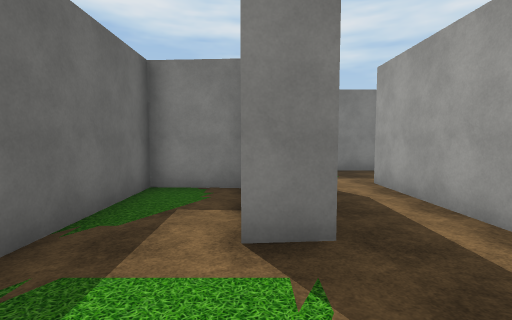
view 1 (above)

15 first-person views from a walk through a scene from a Unity 3-D project. The camera is 1.5 m above the floor, tilts 4° down and sees 85° across. The floor is counted in squares, 2 m on a side. Each view is taken from the middle of a square. On the plan, view 1 faces up. The plan holds only what a view shows up to about 10 squares ahead; the rest is blank. The place goes on beyond the plan. The player character is not drawn. Some animated figures are not drawn. Some surface patterns are stand-ins.

view 2
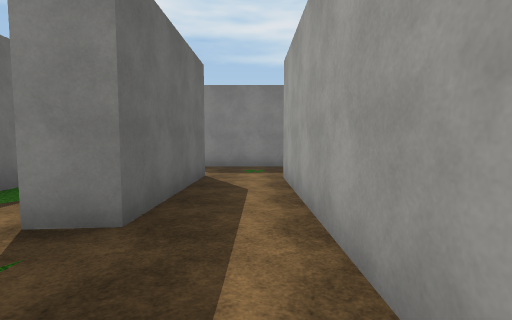

view 3
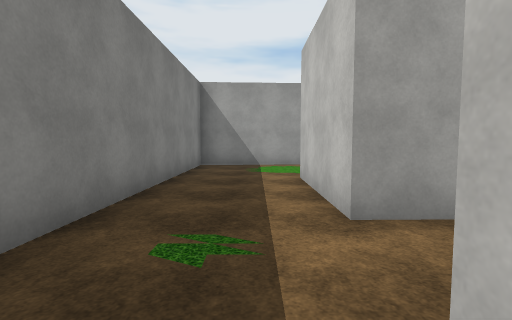

view 4
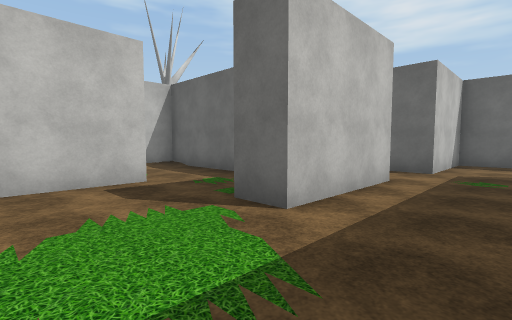

view 5
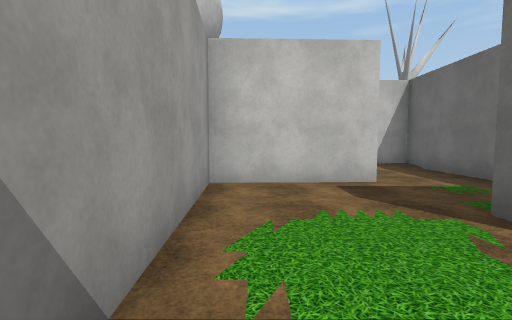

view 6
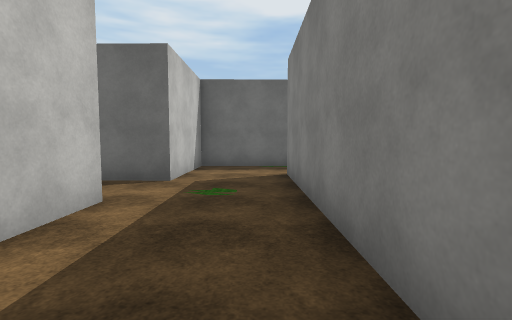

view 7
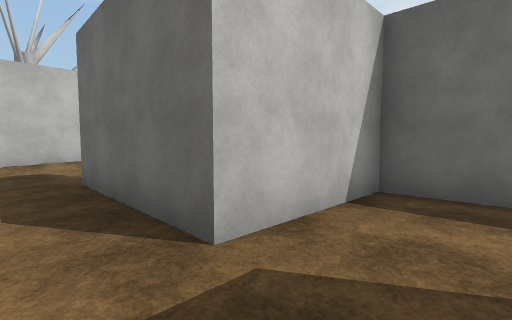

view 8
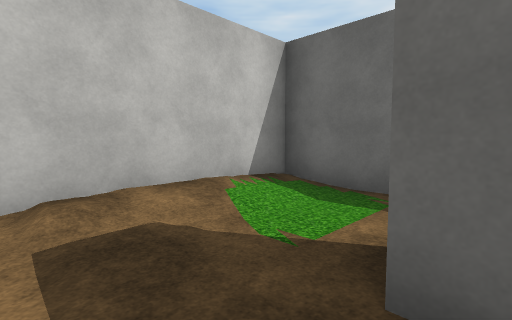

view 9
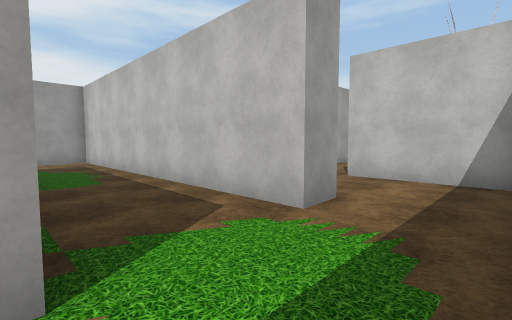

view 10
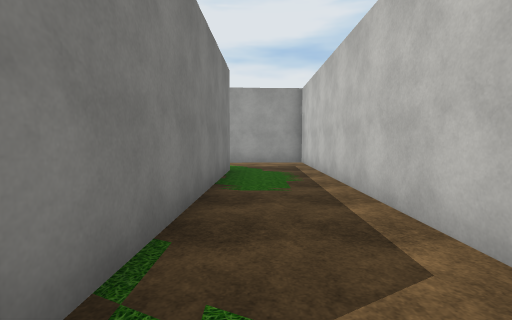

view 11
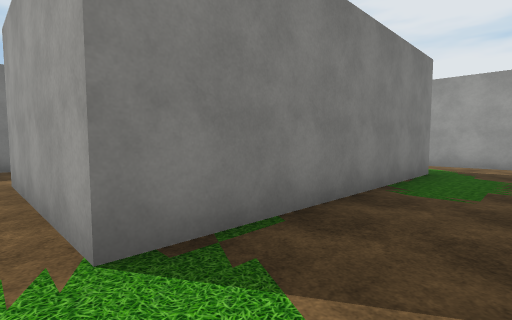

view 12
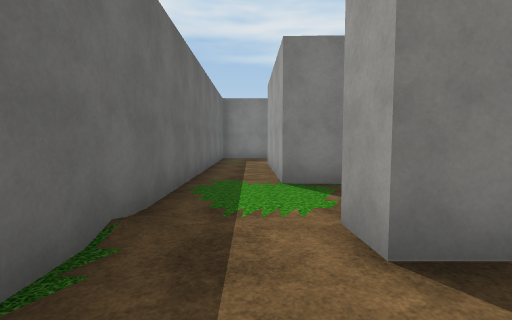

view 13
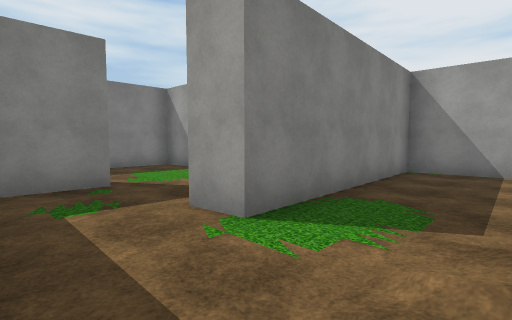

view 14
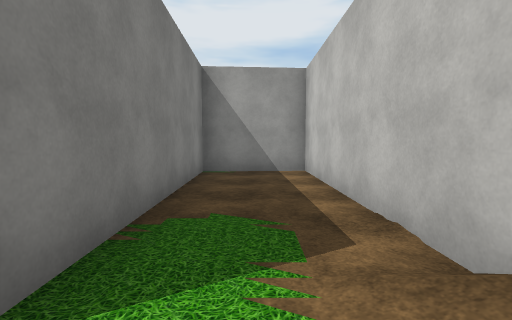

view 15
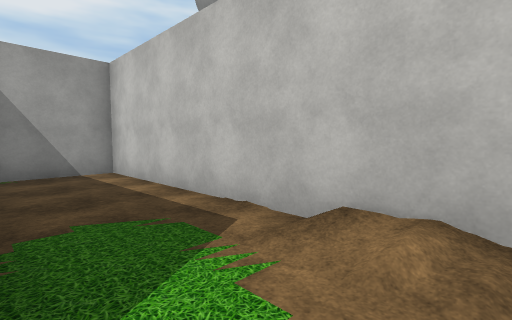

### Floor plan
Key: @ floor where view 1 was taken; # wall or solid block; . main floor; : floor 0.25 m higher than the main floor; / step, stairs or slope.
Columns run from 3 left of view 1 to 12 right of it. Each row starts with its distance up from view 1.
 13 #..#
 12 #..#######..#
 11 #...........#
 10 #:..........#
  9 #:.##########
  8 #...........#
  7 #...........#
  6 ####..###...#
  5  #.#..#.....#
  4  #.#..#.....#
  3  #.#..#..#######
  2  #....#..##....#
  1  #//::#:.......#
  0  #/@//#///.....#
 -1  ###############

Positions as (right, up) in squares from view 1, and headings:
1: (0, 0), facing up
2: (2, 0), facing up
3: (0, 7), facing right
4: (8, 8), facing down-left
5: (8, 8), facing down
6: (6, 8), facing left
7: (2, 8), facing down-left
8: (2, 3), facing down-left
9: (-2, 12), facing down-right
10: (-1, 11), facing right
11: (-1, 10), facing up-right
12: (-1, 7), facing up
13: (4, 0), facing up-right
14: (5, 1), facing right
15: (5, 2), facing down-right
